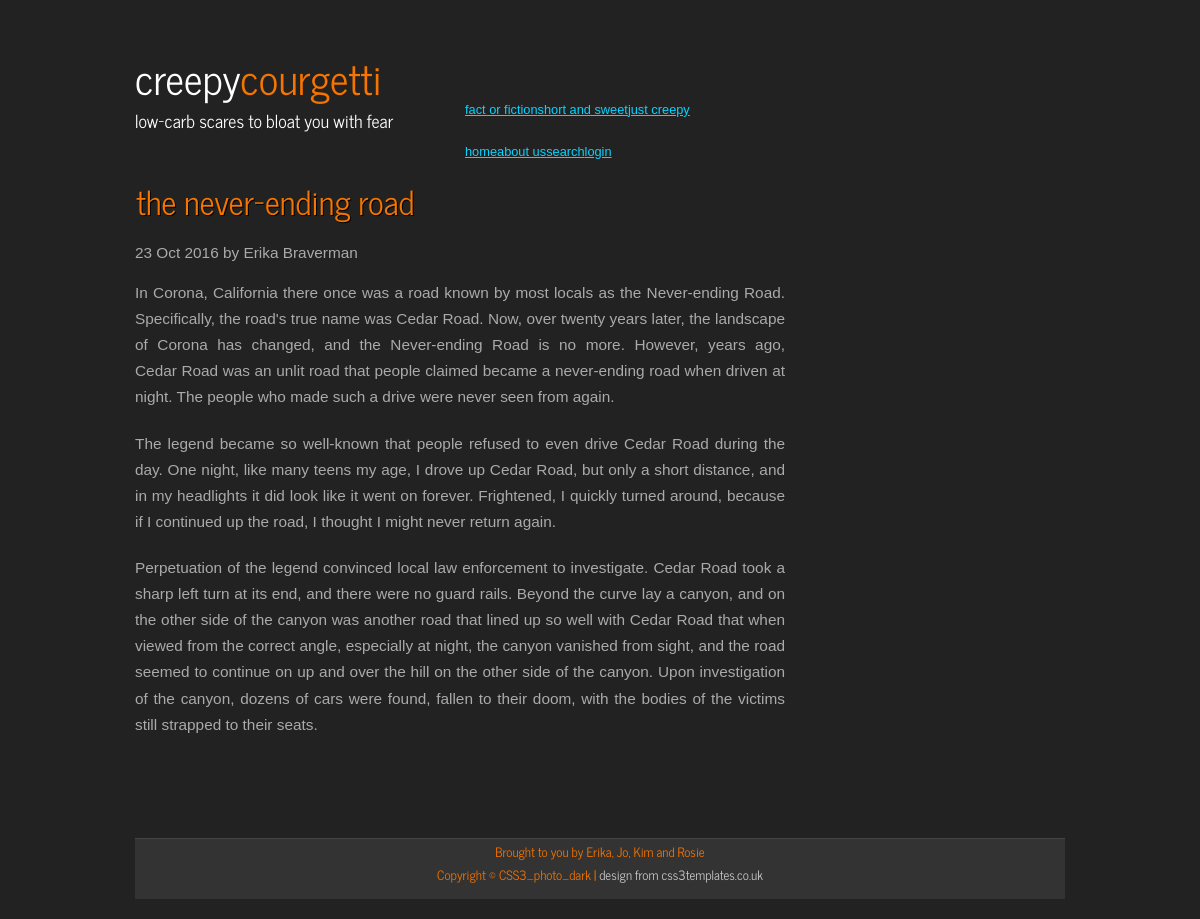
/article.php?id=29, run on the app's committed database.
### tables this page shows
CREATE TABLE `articles` (
  `id` int(10) UNSIGNED NOT NULL,
  `title` varchar(255) DEFAULT NULL,
  `body` text,
  `author` int(10) UNSIGNED DEFAULT NULL,
  `category` int(11) DEFAULT NULL,
  `date` int(11) DEFAULT NULL
);

CREATE TABLE `users` (
  `id` int(11) UNSIGNED NOT NULL,
  `username` varchar(255) DEFAULT NULL,
  `password` varchar(255) DEFAULT NULL,
  `fullname` varchar(255) DEFAULT NULL,
  `role` int(11) DEFAULT NULL,
  `email` varchar(255) DEFAULT NULL
);

### article.php (called while the page is built)
<?php
include 'common.php';
$sql = 'SELECT * FROM articles, users
            WHERE users.id = articles.author
            AND articles.id = :id
            ORDER BY date DESC';
$stmt = $gPDO->prepare($sql);
$stmt->execute($_GET + ['id' => DEFAULT_ARTICLE_ID]);
display_page('article', [
  'article' => $stmt->fetch(),
]);

### templates/article.phtml (the view, shortened to what this page needs)
<div class="content-post">
  <h1 class="post-title"><?= $vars['article']['title']; ?></h1>
  <div class="post-date">
    <time><?= date('d M Y', $vars['article']['date']); ?></time> by <?= $vars['article']['fullname']; ?><br/>
  </div>
  <div class="post-text">
      <?= $vars['article']['body']; ?>
    </div>
</div>

### common.php (shortened to what this page needs)
<?php
function display_page($page, array $vars = [])
{
    foreach (['_header', $page, '_footer'] as $template) {
        include TEMPLATE_DIR.DIRECTORY_SEPARATOR.$template.TEMPLATE_EXT;
    }
}

### css/style.css (style rules this page uses)
html { height: 100%; }
* { margin: 0; padding: 0; }
body { font: normal .80em arial, sans-serif; background: #222; color: #AAA; }
p { padding: 0 0 20px 0; line-height: 1.7em; }
h1, h2, h3, h4, h5, h6 { font: normal 180% 'News Cycle', sans-serif; color: #362C20; letter-spacing: 0em; padding: 0 0 5px 0; }
h1, h2, h3 { font: normal 180% 'News Cycle', sans-serif; margin: 0 0 15px 0; padding: 0px 0 5px 0; color: #FFF; }
.sidebar h3, .content h1 { padding: 0 15px 20px 0; font: 215% 'News Cycle', arial, sans-serif; text-shadow: #000 1px 1px; margin: 0 1px; color: #F67400; text-transform: lowercase;; }

### data on the page
articles: title "the never-ending road", date "23 Oct 2016", author.fullname "Erika Braverman", body "In Corona, California there once was a road known by most locals as the Never-ending Road. Specifically, the road's true name was Cedar Road. Now, over twenty years later, the landscape of Corona has changed, and the Never-ending Road is no more. However, years ago, Cedar Road was an unlit road that people claimed became a never-ending road when driven at night. The people who made such a drive were never seen from again. The legend became so well-known that people refused to even drive Cedar Road during the day. One night, like many teens my age, I drove up Cedar Road, but only a short distance, and in my headlights it did look like it went on forever. Frightened, I quickly turned around,…"

### other printed values
$category "fact or fiction"
$category "short and sweet"
$category "just creepy"
